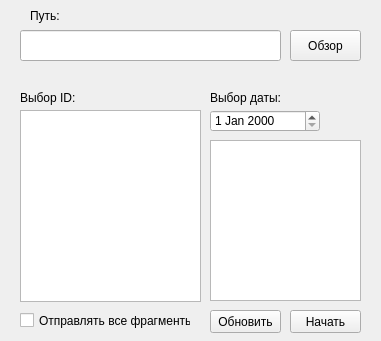
<?xml version="1.0" encoding="UTF-8"?>
<ui version="4.0">
 <class>MainWindow</class>
 <widget class="QMainWindow" name="MainWindow">
  <property name="geometry">
   <rect>
    <x>0</x>
    <y>0</y>
    <width>381</width>
    <height>341</height>
   </rect>
  </property>
  <property name="windowTitle">
   <string>SohoTransfer</string>
  </property>
  <widget class="QWidget" name="centralwidget">
   <widget class="QLineEdit" name="lineEdit">
    <property name="geometry">
     <rect>
      <x>20</x>
      <y>30</y>
      <width>261</width>
      <height>31</height>
     </rect>
    </property>
   </widget>
   <widget class="QLabel" name="label">
    <property name="geometry">
     <rect>
      <x>30</x>
      <y>0</y>
      <width>111</width>
      <height>31</height>
     </rect>
    </property>
    <property name="text">
     <string>Путь:</string>
    </property>
   </widget>
   <widget class="QPushButton" name="pushButton">
    <property name="geometry">
     <rect>
      <x>290</x>
      <y>30</y>
      <width>71</width>
      <height>31</height>
     </rect>
    </property>
    <property name="text">
     <string>Обзор</string>
    </property>
   </widget>
   <widget class="QListWidget" name="listWidget">
    <property name="geometry">
     <rect>
      <x>20</x>
      <y>110</y>
      <width>181</width>
      <height>192</height>
     </rect>
    </property>
   </widget>
   <widget class="QLabel" name="label_2">
    <property name="geometry">
     <rect>
      <x>20</x>
      <y>90</y>
      <width>111</width>
      <height>16</height>
     </rect>
    </property>
    <property name="text">
     <string>Выбор ID:</string>
    </property>
   </widget>
   <widget class="QCheckBox" name="checkBox">
    <property name="geometry">
     <rect>
      <x>20</x>
      <y>310</y>
      <width>171</width>
      <height>21</height>
     </rect>
    </property>
    <property name="text">
     <string>Отправлять все фрагменты</string>
    </property>
   </widget>
   <widget class="QDateEdit" name="dateEdit">
    <property name="geometry">
     <rect>
      <x>210</x>
      <y>110</y>
      <width>110</width>
      <height>22</height>
     </rect>
    </property>
   </widget>
   <widget class="QListWidget" name="listWidget_2">
    <property name="geometry">
     <rect>
      <x>210</x>
      <y>140</y>
      <width>151</width>
      <height>161</height>
     </rect>
    </property>
   </widget>
   <widget class="QPushButton" name="pushButton_2">
    <property name="geometry">
     <rect>
      <x>290</x>
      <y>310</y>
      <width>71</width>
      <height>23</height>
     </rect>
    </property>
    <property name="styleSheet">
     <string notr="true"/>
    </property>
    <property name="text">
     <string>Начать</string>
    </property>
   </widget>
   <widget class="QPushButton" name="pushButton_3">
    <property name="geometry">
     <rect>
      <x>210</x>
      <y>310</y>
      <width>71</width>
      <height>23</height>
     </rect>
    </property>
    <property name="text">
     <string>Обновить</string>
    </property>
   </widget>
   <widget class="QLabel" name="label_4">
    <property name="geometry">
     <rect>
      <x>210</x>
      <y>90</y>
      <width>111</width>
      <height>16</height>
     </rect>
    </property>
    <property name="text">
     <string>Выбор даты:</string>
    </property>
   </widget>
  </widget>
 </widget>
 <resources/>
 <connections/>
</ui>
